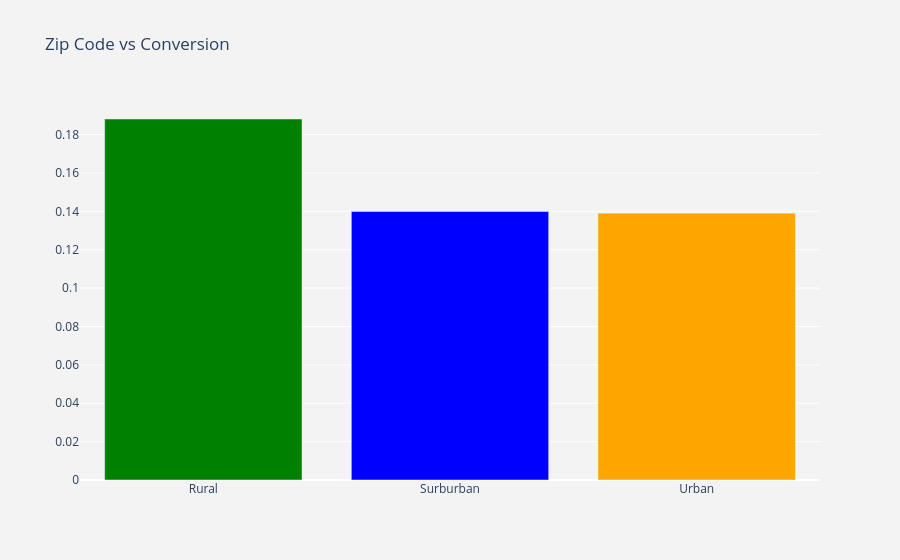

The notebook cell this image was saved under:
### Code cell
df_plot = df_data.groupby('zip_code').conversion.mean().reset_index()
plot_data = [
    go.Bar(
        x=df_plot['zip_code'],
        y=df_plot['conversion'],
        marker=dict(
        color=['green', 'blue', 'orange'])
    )
]

plot_layout = go.Layout(
        xaxis={"type": "category"},
        title='Zip Code vs Conversion',
        plot_bgcolor  = 'rgb(243,243,243)',
        paper_bgcolor  = 'rgb(243,243,243)',
    )
fig = go.Figure(data=plot_data, layout=plot_layout)
fig.show()

### Figure 1 — Plotly figure (JSON) as saved in the notebook; plotly's stock layout.template omitted (floating-point values rounded to 4 significant figures)
{"data": [{"marker": {"color": ["green", "blue", "orange"]}, "type": "bar", "x": ["Rural", "Surburban", "Urban"], "y": [0.1881, 0.1399, 0.139]}], "layout": {"paper_bgcolor": "rgb(243,243,243)", "plot_bgcolor": "rgb(243,243,243)", "title": {"text": "Zip Code vs Conversion"}, "xaxis": {"type": "category"}}}
